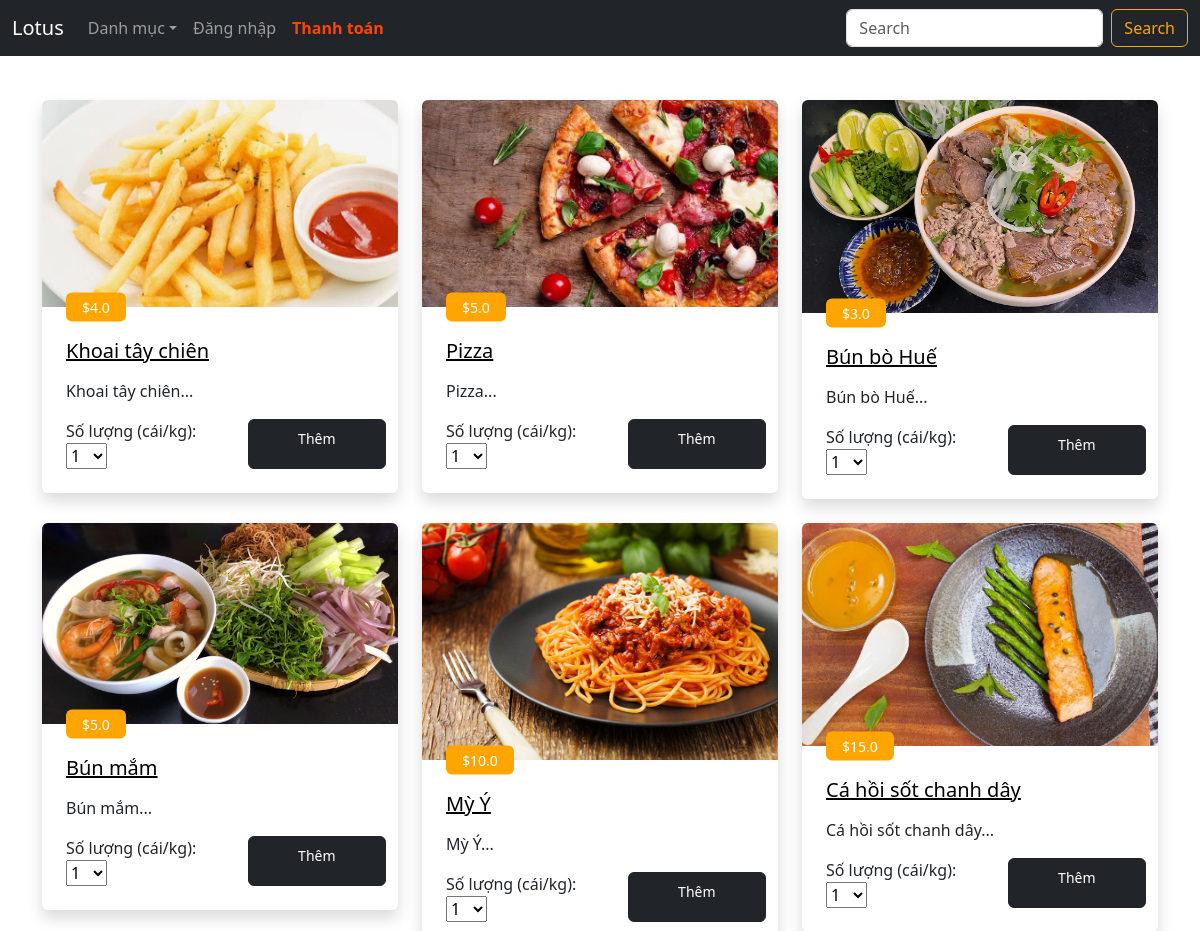
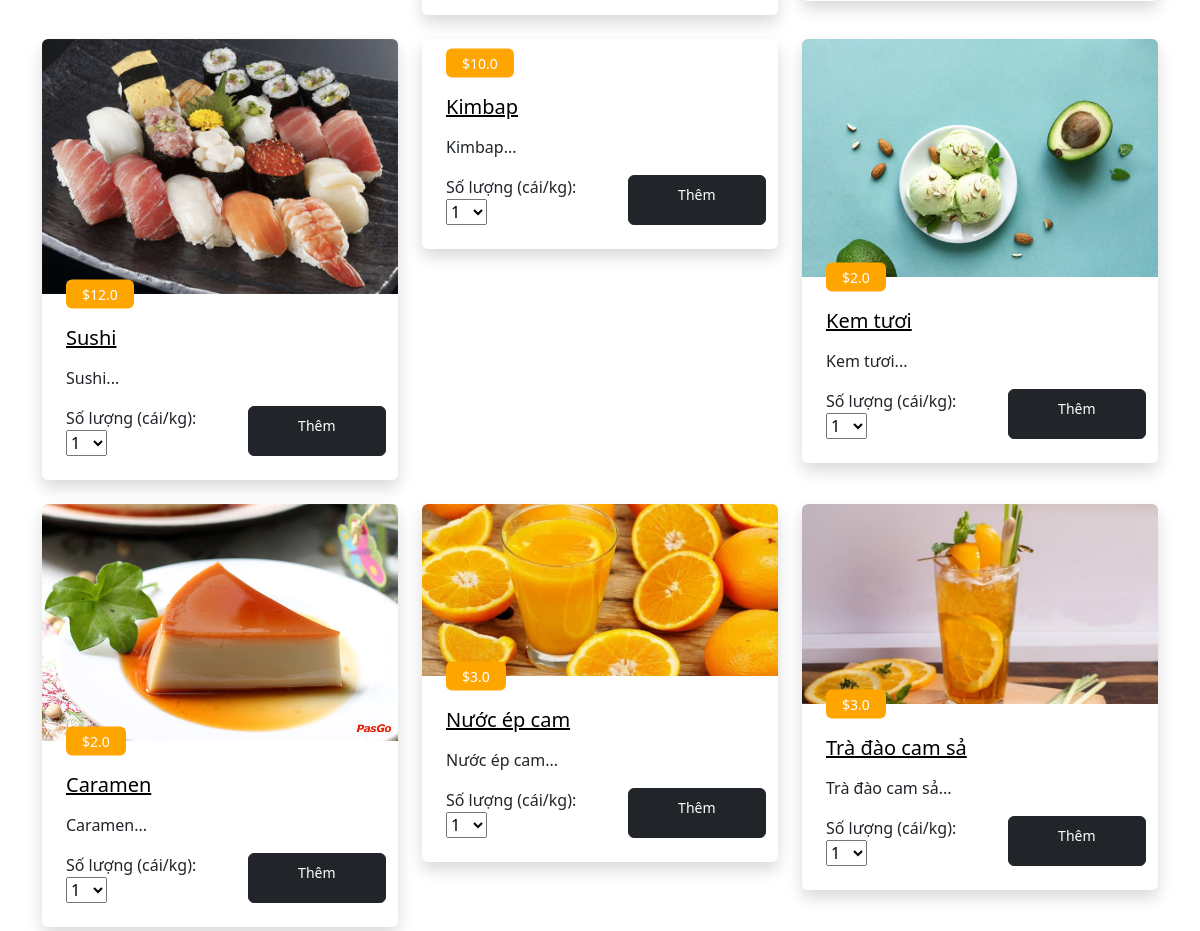
Page /service/fb_meal_all/ on the committed database (2 pictures, top to bottom).
### service/models.py (models this page shows, shortened)
class FBMeal(models.Model):
    name = models.CharField(max_length=255)
    fb_type = models.ForeignKey(FBType, models.CASCADE)
    description = models.CharField(max_length=255)
    cost = models.FloatField()
    image = models.ImageField(upload_to='images/', default='images/default.png')
    created_date = models.DateTimeField(auto_now_add=True)
    updated_date = models.DateTimeField(auto_now=True)
    created_by = models.CharField(max_length=255, default='admin')
    modified_by = models.CharField(max_length=255, default='admin')
    is_deleted = models.BooleanField(default=False)

### service/views.py (the view)
# urls.py: path('fb_meal_all/', views.fb_meal_all, name='fb_meal_all'),
def fb_meal_all(request):
    fb_types = FBType.objects.all()
    fb_meals = FBMeal.objects.all()
    return render(request, 'service/fb-meal-all.html', {'fb_types':fb_types, 'fb_meals':fb_meals})

### service/models.py (called while the page is built)
    def __str__(self):
        return self.name

### store/context_processors.py (called while the page is built)
def room_types(request):
    return {
        'room_types': RoomType.objects.all()
    }

### templates/service/fb-meal-all.html (shortened to what this page needs)
<!doctype html>
<html lang="en">
  <head>
    <link href="https://cdn.jsdelivr.net/npm/bootstrap@5.3.3/dist/css/bootstrap.min.css" rel="stylesheet">
  </head>
  <body>
    <nav class="navbar navbar-expand-lg fixed-top navbar-dark bg-dark" aria-label="Main navigation">
        <div class="container-fluid">
          <a class="navbar-brand" href="#">Lotus</a>
          <div class="navbar-collapse offcanvas-collapse" id="navbarsExampleDefault">
            <ul class="navbar-nav me-auto mb-2 mb-lg-0">
                <li class="nav-item dropdown">
                    <a class="nav-link dropdown-toggle" href="#" data-bs-toggle="dropdown" aria-expanded="false">Danh mục</a>
                  </li>
              <li class="nav-item">
                <a class="nav-link" aria-current="page" href="#">Đăng nhập</a>
              </li>
              <li class="nav-item">
                <a class="nav-link" href="{% url 'service:fb_meal_summary' %}" style="color: orangered;"><strong>Thanh toán</strong></a>
              </li>
            </ul>
            <form class="d-flex" role="search">
              <input class="form-control me-2" type="search" placeholder="Search" aria-label="Search">
              <button class="btn" type="submit" style="border-color: orange;"><span style="color: orange;">Search</span></button>
            </form>
          </div>
        </div>
      </nav>
    <div class="container">
      <div class="row g-4">
        {% for fb_meal in fb_meals %}
        <div class="col-lg-4 col-md-6 wow fadeInUp" data-wow-delay="0.1s">
            <div class="room-item shadow rounded overflow-hidden">
                <div class="position-relative">
                    <img class="img-fluid" src="{{ fb_meal.image.url }}" alt="">
                    <small class="position-absolute start-0 top-100 translate-middle-y  text-white rounded py-1 px-3 ms-4" style="background-color: orange;">$<span id="fb_item_price_{{fb_meal.id}}">{{fb_meal.cost}}</span></small>
                </div>
                <div class="p-4 mt-2">
                    <div class="d-flex justify-content-between mb-3">
                        <a href="#" style="color: black;"><h5 class="mb-0">{{fb_meal.name}}
                        </h5></a>
                        <div class="ps-2">
                        </div>
                    </div>
                    <p class="text-body mb-3">{{fb_meal.description|slice:":100" }}...</p>
                    <div class="d-flex justify-content-end row">
                        <form action="/action_page.php" class="col-7">
                            <label for="fb_qty_{{fb_meal.id}}">Số lượng (cái/kg):</label>
                            <select name="laundry_qty" id="fb_qty_{{fb_meal.id}}">
                                <option value="1">1</option>
                            </select>
                        </form>
                        <a class="btn btn-sm btn-dark rounded py-2 px-4 col fb-add-button" href="" value="{{fb_meal.id}}">Thêm</a>
                    </div>
                </div>
            </div>
        </div>
        {% endfor %}
    </div>
    </div>
  </body>
</html>

### templates/service/fb-meal-all.html (style rules this page uses)
.container { padding-top: 100px; padding-bottom: 100px; }

### rows in the picture
FBMeal: image (picture), cost "4.0", name "Khoai tây chiên", description "Khoai tây chiên", laundry_qty "1"
FBMeal: image (picture), cost "5.0", name "Pizza", description "Pizza", laundry_qty "1"
FBMeal: image (picture), cost "3.0", name "Bún bò Huế", description "Bún bò Huế", laundry_qty "1"
FBMeal: image (picture), cost "5.0", name "Bún mắm", description "Bún mắm", laundry_qty "1"
FBMeal: image (picture), cost "10.0", name "Mỳ Ý", description "Mỳ Ý", laundry_qty "1"
FBMeal: image (picture), cost "15.0", name "Cá hồi sốt chanh dây", description "Cá hồi sốt chanh dây", laundry_qty "1"
FBMeal: image (picture), cost "12.0", name "Sushi", description "Sushi", laundry_qty "1"
FBMeal: cost "10.0", name "Kimbap", description "Kimbap", laundry_qty "1"
FBMeal: image (picture), cost "2.0", name "Kem tươi", description "Kem tươi", laundry_qty "1"
FBMeal: image (picture), cost "2.0", name "Caramen", description "Caramen", laundry_qty "1"
FBMeal: image (picture), cost "3.0", name "Nước ép cam", description "Nước ép cam", laundry_qty "1"
FBMeal: image (picture), cost "3.0", name "Trà đào cam sả", description "Trà đào cam sả", laundry_qty "1"
